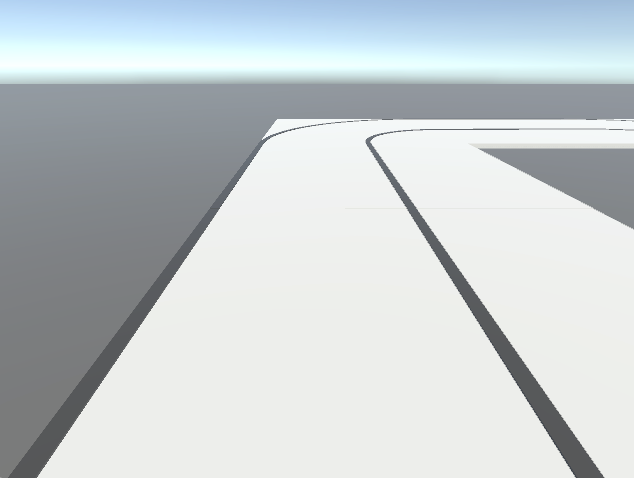
#> input picture ROI_Test/asset/edge_pt_img.png, 634 x 478 px, found by its file name
$ python 3_angle.py
#> lines starting #> are read from the running program, lines starting #| are printed output that depends on the picture; after the words box and inside, x2 and y2 are one past the last pixel; in counts of white or black regions, pixels touching at a corner belong together
import cv2
import numpy as np

img = cv2.imread('./asset/edge_pt_img.png')
#> img is the input picture: shape (478, 634, 3); mean B, G, R 207.4, 204.8, 198.1
img_copy = img.copy()
img_resize = cv2.resize(img, (640, 480)) # (640,480,3)

height, width, channel = img_resize.shape
#> height = 480; width = 640; channel = 3

# (width, height)
# 자동차 위치 = (int(width/2), height)
x = int(width/2)
#> x = 320
y = height
#> y = 480
infinity = 10000
#dot_draw = cv2.line(img_resize, (x, y), (x, y), (0,255,0), 20)

cv2.circle(img_resize, (x,y), 10, (255,0,0), -1)
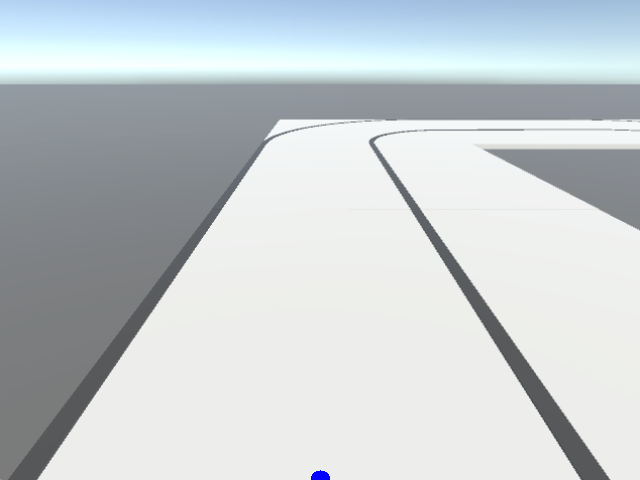
#> img_resize: shape (480, 640, 3); mean B, G, R 207.4, 204.7, 198

for i in range(0,7):
    angle = 0+30*i
    if(angle >= 360):
        break
    print(f'angle: {angle}')

    # y,x 좌표를 각도 기준으로 회전
    # 기존 좌표와 회전한 좌표를 선으로 이었을 때, 이미지 끝 점과 교차점이 생기도록
    # 회전한 좌표는 이미지 밖에 두도록 한다. 따라서 length는 아주 큰 값 infinity로 둔다.
    y_rotated = y + int(np.sin(-np.pi / 180 * angle)*infinity)
    x_rotated = x + int(np.cos(-np.pi / 180 * angle)*infinity)
    print(f'y회전좌표, x회전좌표: {y_rotated, x_rotated}')

    # 기존 좌표와 이미지 끝에 교차된 점 까지를 이은 직선을 그린다.
    ret, inner_point, clipped_point = cv2.clipLine((0,0,width-1, height-1), (x,y), (x_rotated, y_rotated))
    cv2.line(img_resize, (x,y), clipped_point, (255,0,0), 10)
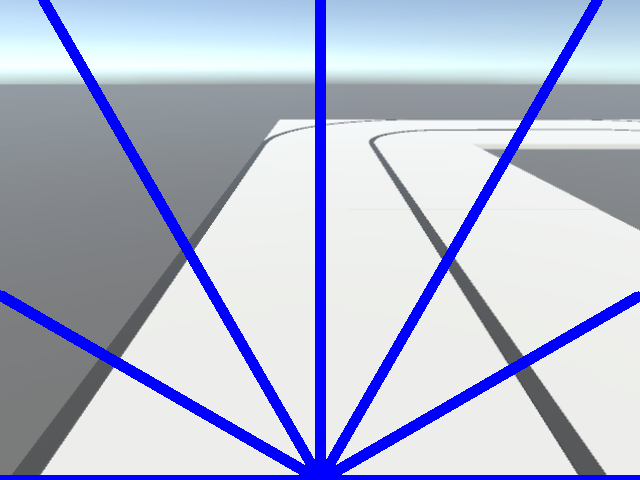
#> img_resize: shape (480, 640, 3); 9% of pixels changed, all inside (x1, y1, x2, y2) = (0, 0, 640, 480)

key = cv2.waitKey(1) & 0xFF
#> (key q is pressed here)
if key == ord("q"):
    message = "exit"

cv2.imshow('img',img_resize)
cv2.waitKey(0)
cv2.destroyAllWindows()
